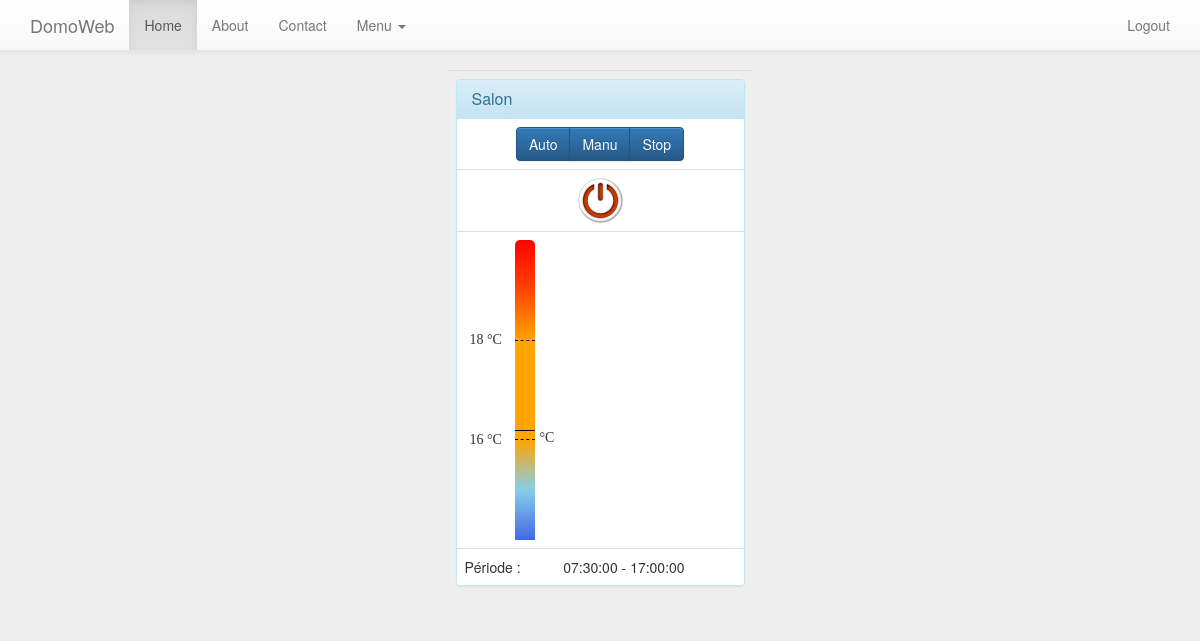
Page /index.php (signed in) on the committed database.
### tables this page shows
CREATE TABLE "mode" ("id" INTEGER PRIMARY KEY  AUTOINCREMENT  NOT NULL  UNIQUE , "libelle" VARCHAR, "cons" FLOAT, "max" FLOAT);

CREATE TABLE "periode" ("id" INTEGER PRIMARY KEY  AUTOINCREMENT  NOT NULL  UNIQUE , "jour" VARCHAR, "dateDebut" DATETIME, "dateFin" DATETIME, "heureDebut" DATETIME, "heureFin" DATETIME, "modeId" INTEGER);

### service/DataService.php (called while the page is built, shortened)
<?php
include_once $_SERVER ['DOCUMENT_ROOT'] . '/dao/ModeDAO.php';
include_once $_SERVER ['DOCUMENT_ROOT'] . '/dao/ParameterDAO.php';
include_once $_SERVER ['DOCUMENT_ROOT'] . '/dao/PeriodeDAO.php';
class DataService {
	private $periodeDao;
	private $modeDao;
	private $parameterDao;
	function __construct($connexion) {
		$this->periodeDao = new PeriodeDAO ( $connexion );
		$this->modeDao = new ModeDAO ( $connexion );
		$this->parameterDao = new ParameterDAO($connexion);
	}
	function getCurrentPeriode() {
		$response = array (
				'result' => 'success'
		);
		try {
			return $this->periodeDao->getCurrent ();
		} catch ( PDOException $e ) {
			$response ['result'] = 'error';
			$errorsMsgs = array ();
			$errorsMsgs ["exception"] = $e->getMessage ();
			$errors = array (
					'errorsMsgs' => $errorsMsgs
			);
			$response ['errors'] = $errors;
		}
	}
	function getModeById($modeId) {
		$response = array (
				'result' => 'success'
		);
		try {
			return $this->modeDao->getModeById ( $modeId );
		} catch ( PDOException $e ) {
			$response ['result'] = 'error';
			$errorsMsgs = array ();
			$errorsMsgs ["exception"] = $e->getMessage ();
			$errors = array (
					'errorsMsgs' => $errorsMsgs
			);
			$response ['errors'] = $errors;
		}
	}
	function getParameter($code) {
		$response = array (
				'result' => 'success'
		);
		try {
			return $this->parameterDao->getParameter( $code );
		} catch ( PDOException $e ) {
			$response ['result'] = 'error';
			$errorsMsgs = array ();
			$errorsMsgs ["exception"] = $e->getMessage ();
			$errors = array (
					'errorsMsgs' => $errorsMsgs
			);
			$response ['errors'] = $errors;
		}
		return $response;
	}
}
?>

### dao/GenericDAO.php (called while the page is built, shortened)
<?php
class GenericDAO {
	function __construct($connexion){
		$this->connexion=$connexion;
	}
}
?>

### dao/ParameterDAO.php (called while the page is built, shortened)
<?php
include_once $_SERVER ['DOCUMENT_ROOT'] . '/dao/GenericDAO.php';
include_once $_SERVER ['DOCUMENT_ROOT'] . '/bo/Parameter.php';
class ParameterDAO extends GenericDAO {
	function getParameter($code) {
		$queryString = "SELECT * FROM parametrage p where p.code = :code";
		$stmt = $this->connexion->prepare ( $queryString );
		$stmt->execute ( array (
				'code' => $code
		) );
		$stmt->setFetchMode ( PDO::FETCH_OBJ );
		$ligne = $stmt->fetch ();
		$parameter = null;
		if ($ligne) {
			$parameter = new Parameter ( $ligne->code,$ligne->type,$ligne->valeur,$ligne->commentaire);
		}
		return $parameter;
	}
}
?>

### bo/Parameter.php (called while the page is built, shortened)
<?php
class Parameter
{
	function __construct($code,$type,$value,$comment) {
		$this->value=$value;
	}
}
?>

### dao/PeriodeDAO.php (called while the page is built, shortened)
<?php
include_once $_SERVER ['DOCUMENT_ROOT'] . '/dao/GenericDAO.php';
include_once $_SERVER ['DOCUMENT_ROOT'] . '/bo/Periode.php';
class PeriodeDAO extends GenericDAO {
	function getCurrent() {
		$periode = null;
		$queryString = "select * from (";
		$queryString .= " SELECT * FROM periode p where ";
		$queryString .= " ((p.dateDebut <= date('now') and p.dateFin >= date('now'))     and p.heureDebut <= time('now', 'localtime') and p.heureFin > time('now', 'localtime')) ";
		$queryString .= " or ";
		$queryString .= " (p.jour = strftime('%w') and p.heureDebut <= time('now', 'localtime') and p.heureFin > time('now', 'localtime')) ";
		$queryString .= " order by  p.dateDebut desc, p.dateFin asc ";
		$queryString .= " ) limit 1 ";
		$stmt = $this->connexion->prepare ( $queryString );
		$stmt->execute ();
		$stmt->setFetchMode ( PDO::FETCH_OBJ );
		$ligne = $stmt->fetch ();
		if ($ligne) {
			$periode = new Periode ( $ligne->id, $ligne->jour, $ligne->dateDebut, $ligne->dateFin, $ligne->heureDebut, $ligne->heureFin, $ligne->modeId );
		}
		return $periode;
	}
}
?>

### bo/Periode.php (called while the page is built, shortened)
<?php
include_once $_SERVER['DOCUMENT_ROOT'].'/bo/Mode.php';
class Periode
{
	function __construct($id,$jour,$dateDebut,$dateFin,$heureDebut,$heureFin,$modeId) {
		$this->heureDebut=$heureDebut;
		$this->heureFin=$heureFin;
		$this->modeId=$modeId;
	}
}
?>

### dao/ModeDAO.php (called while the page is built, shortened)
<?php
include_once $_SERVER ['DOCUMENT_ROOT'] . '/dao/GenericDAO.php';
include_once $_SERVER ['DOCUMENT_ROOT'] . '/bo/Mode.php';
class ModeDAO extends GenericDAO {
	function getModeById($modeId) {
		$queryString = "SELECT * FROM mode m where m.id = :id";
		$stmt = $this->connexion->prepare ( $queryString );
		$stmt->execute ( array (
				'id' => $modeId
		) );
		$stmt->setFetchMode ( PDO::FETCH_OBJ );
		$ligne = $stmt->fetch ();
		if ($ligne) {
			$mode = new Mode ( $ligne->id, $ligne->libelle, $ligne->cons, $ligne->max );
		}
		return $mode;
	}
}
?>

### bo/Mode.php (called while the page is built, shortened)
<?php
class Mode{
	function __construct($id,$libelle,$cons,$max){
		$this->cons=$cons;
		$this->max=$max	;
	}
}
?>

### index.php (the view, shortened to what this page needs)
<!DOCTYPE html>
<html>
<head>
		<?php include $_SERVER ['DOCUMENT_ROOT'] . '/include/header.php'; ?>
</head>
<body>
<?php include_once $_SERVER ['DOCUMENT_ROOT'] . '/include/navbar.php'; ?>
<div id="main">
<?php
$currentPeriode = $dataService->getCurrentPeriode ();
$currentMode = null;
if ($currentPeriode != null){
	$currentMode = $dataService->getModeById ( $currentPeriode->modeId );
}
$poeleStatus = $dataService->getParameter('POELE_ETAT')->value;
?>
<table class="table"  style="margin: auto; max-width: 305px;">
<tbody>
	<tr>
		<td>
			<div class="panel panel-info">
				<div class="panel-heading">
					<h3 class="panel-title">Salon</h3>
				</div>
					<table class="table table-hover">
					<tbody>
						<tr>
							<td colspan="2" style="text-align: center;">
								<div class="btn-group" data-toggle="buttons">
								    <label class="btn btn-primary">
								        <input type="radio" name="options" value="auto">Auto
								    </label>
								    <label class="btn btn-primary">
								        <input type="radio" name="options" value="manu">Manu
								    </label>
								    <label class="btn btn-primary">
								        <input type="radio" name="options" value="arret">Stop
								    </label>
								</div>
							</td>
						</tr>
						<tr>
							<td colspan="2" style="text-align: center">
							<?php if  ($poeleStatus == 'ON'){?>
								<img id="poelePowerButton" src="/img/power-green1.png" width="45px" style="cursor: pointer">
							<?php }else{?>
								<img id="poelePowerButton" src="/img/power-red1.png" width="45px" style="cursor: pointer">
							<?php }?>
							</td>
						</tr>
						<tr>
							<td colspan="2">
								<?php if ($currentPeriode != null){?>
								<div>
									<div style="position: relative; left : 50px;">
										<div style="background: -webkit-linear-gradient( top, red, orangered ); width: 20px; height: 50px; border-top-left-radius: 5px 5px; border-top-right-radius: 5px 5px;"></div>
										<div style="background: -webkit-linear-gradient( top,  orangered, orange ); width: 20px; height: 50px;">
											<div style="position: relative; bottom: -40px; right: 45px; white-space: nowrap; font-family: fantasy;"><span id="maxTemp"><?=$currentMode->max ?></span> °C</div>
										</div>
										<div style="background: -webkit-linear-gradient( top, orange, orange ); width: 20px; height: 100px; border-top : 1px dashed black; border-bottom : 1px dashed black;">
											<div id="currentTempDiv" style=" display: inline-flex; position: relative; bottom: -74px; height: 0px;">
												<div style="width: 20px; border-bottom : 1px solid black;"></div>
												<div style="position: relative; top: -16px; left: 5px; white-space: nowrap; font-family: fantasy; "><span id="currentTemp" style="font-size: 20pt;"></span> °C</div>
											</div>
										</div>
										<div style="background: -webkit-linear-gradient( top, orange, skyblue ); width: 20px; height: 50px;">
											<div style="position: relative; top: -10px; right: 45px; white-space: nowrap; font-family: fantasy;"><span id="consTemp"><?=$currentMode->cons ?></span> °C</div>
										</div>
										<div style="background: -webkit-linear-gradient( top, skyblue, royalblue ); width: 20px; height: 50px;"></div>
									</div>
								</div>
								<?php }else{?>
								<div style="white-space: nowrap; font-family: fantasy;"><span id="currentTemp" style="font-size: 20pt;"><?=$externalService->getCurrentTemp()?></span> °C</div>
								<?php }?>
							</td>
						</tr>
						<?php if ($currentPeriode != null){?>
						<tr>
							<td>Période :</td>
							<?php if ($currentPeriode->heureDebut != null){?>
							<td><?=$currentPeriode->heureDebut?> - <?=$currentPeriode->heureFin?></td>
							<?php }else if ($currentPeriode->dateDebut != null) {?>
							<td><?=$currentPeriode->dateDebut?> - <?=$currentPeriode->dateFin?></td>
							<?php }?>
						</tr>
						<?php }?>
					</tbody>
					</table>
			</div>
		</td>
	</tr>
</tbody>
</table>
</div>
</body>
</html>

### css/main.css (style rules this page uses)
body { background-color: #eee; min-height: 2000px; }

### rows in the picture
mode: max "18", cons "16"
periode: heureDebut "07:30:00", heureFin "17:00:00"
